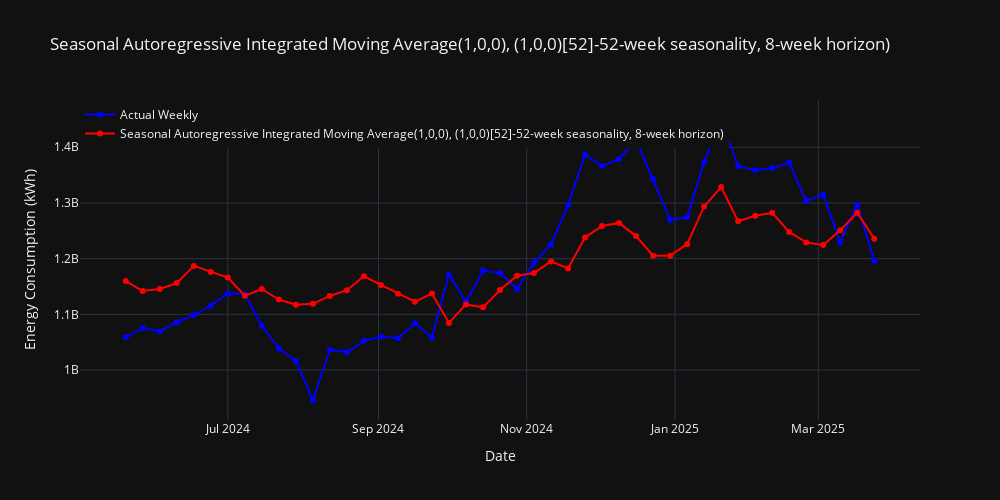

The cell this chart's notebook holds for it:
### Markdown cell above
8 week horizon

### Code cell
import pandas as pd
from darts import TimeSeries
from darts.models import ARIMA
from darts.metrics import mape
import plotly.graph_objects as go
import plotly.io as pio
import warnings

# Optional: suppress convergence warnings
warnings.filterwarnings("ignore")

# --- Load or define your data ---
# df = pd.read_csv("your_data.csv")
# time_index = pd.to_datetime(df["date"])
# energy_consumption_data = df["kwh"]

# Ensure consistent lengths
min_len = min(len(time_index), len(energy_consumption_data))
time_index = time_index[:min_len]
energy_consumption_data = energy_consumption_data[:min_len]

# --- Convert to Darts TimeSeries (WEEKLY) ---
series = TimeSeries.from_times_and_values(
    pd.DatetimeIndex(time_index),
    energy_consumption_data,
    fill_missing_dates=True,
)
#model = SARIMAX(energy_consumption_data, order=(2, 1, 0), seasonal_order=(1, 1, 1, 52))
# --- Fit ARIMA and Multi-Step Forecast (Horizon = 8 weeks) ---
model = ARIMA(1, 0, 0, seasonal_order=(1,0,0,52))  # ARIMA(1,0,1) with yearly seasonality
horizon = 8             # forecast 8 steps ahead
forecast = model.historical_forecasts(
    series=series,
    start=len(series) - 52,  # start 1 year before end
    forecast_horizon=horizon,
    stride=1,
    retrain=True,
    train_length=104,        # train on 2 years
    last_points_only=True    # return only the final forecast point
)

# --- Align actual values ---
actual = series.slice(forecast.start_time(), forecast.end_time())

# Convert to Pandas
actual_df = actual.pd_series().to_frame(name="Actual")
forecast_df = forecast.pd_series().to_frame(name="Forecast")

# --- Plot with Plotly ---
fig = go.Figure()

# Actual values
fig.add_trace(go.Scatter(
    x=actual_df.index,
    y=actual_df["Actual"],
    mode='lines+markers',
    name='Actual Weekly',
    line=dict(color='blue')
))

# Forecast values
fig.add_trace(go.Scatter(
    x=forecast_df.index,
    y=forecast_df["Forecast"],
    mode='lines+markers',
    name='Seasonal Autoregressive Integrated Moving Average(1,0,0), (1,0,0)[52]-52-week seasonality, 8-week horizon)',
    line=dict(color='red')
))

# Layout
fig.update_layout(
    title="Seasonal Autoregressive Integrated Moving Average(1,0,0), (1,0,0)[52]-52-week seasonality, 8-week horizon)",
    xaxis_title="Date",
    yaxis_title="Energy Consumption (kWh)",
    legend=dict(x=0, y=1),
    template="plotly_dark",
    width=1000,
    height=500
)

# Show plot
fig.show()

# --- Save JSON for Next.js ---
pio.write_json(
    fig,
    "/Users/omarabdesslem/Documents/Projects/Thesis-Website/public/SARIMA/SARIMA_data.json",
    pretty=True
)

# --- Evaluate and save MAPE ---
if len(actual) == len(forecast):
    mape_score = mape(actual, forecast)
    print(f"\u2705 MAPE (Weekly, 12-week Horizon): {mape_score:.2f}%")

    with open("/Users/omarabdesslem/Documents/Projects/Thesis-Website/public/SARIMA/sarima_mape.txt", "w") as f:
        f.write(f"{mape_score:.2f}")
else:
    print("\u26A0\ufe0f Forecast and actual series do not match in length.")

### Figure 1 — Plotly figure (JSON) as saved in the notebook; plotly's stock layout.template omitted (floating-point values rounded to 4 significant figures)
{"data": [{"line": {"color": "blue"}, "mode": "lines+markers", "name": "Actual Weekly", "type": "scatter", "x": ["2024-05-20T00:00:00", "2024-05-27T00:00:00", "2024-06-03T00:00:00", "2024-06-10T00:00:00", "2024-06-17T00:00:00", "2024-06-24T00:00:00", "2024-07-01T00:00:00", "2024-07-08T00:00:00", "2024-07-15T00:00:00", "2024-07-22T00:00:00", "2024-07-29T00:00:00", "2024-08-05T00:00:00", "2024-08-12T00:00:00", "2024-08-19T00:00:00", "2024-08-26T00:00:00", "2024-09-02T00:00:00", "2024-09-09T00:00:00", "2024-09-16T00:00:00", "2024-09-23T00:00:00", "2024-09-30T00:00:00", "2024-10-07T00:00:00", "2024-10-14T00:00:00", "2024-10-21T00:00:00", "2024-10-28T00:00:00", "2024-11-04T00:00:00", "2024-11-11T00:00:00", "2024-11-18T00:00:00", "2024-11-25T00:00:00", "2024-12-02T00:00:00", "2024-12-09T00:00:00", "2024-12-16T00:00:00", "2024-12-23T00:00:00", "2024-12-30T00:00:00", "2025-01-06T00:00:00", "2025-01-13T00:00:00", "2025-01-20T00:00:00", "2025-01-27T00:00:00", "2025-02-03T00:00:00", "2025-02-10T00:00:00", "2025-02-17T00:00:00", "2025-02-24T00:00:00", "2025-03-03T00:00:00", "2025-03-10T00:00:00", "2025-03-17T00:00:00", "2025-03-24T00:00:00"], "y": [1059000000.0, 1076000000.0, 1069000000.0, 1086000000.0, 1099000000.0, 1116000000.0, 1138000000.0, 1136000000.0, 1080000000.0, 1039000000.0, 1016000000.0, 945700000.0, 1036000000.0, 1032000000.0, 1052000000.0, 1060000000.0, 1057000000.0, 1084000000.0, 1058000000.0, 1172000000.0, 1122000000.0, 1179000000.0, 1174000000.0, 1145000000.0, 1193000000.0, 1225000000.0, 1296000000.0, 1387000000.0, 1366000000.0, 1379000000.0, 1413000000.0, 1342000000.0, 1270000000.0, 1275000000.0, 1374000000.0, 1449000000.0, 1366000000.0, 1359000000.0, 1362000000.0, 1372000000.0, 1304000000.0, 1315000000.0, 1229000000.0, 1297000000.0, 1196000000.0]}, {"line": {"color": "red"}, "mode": "lines+markers", "name": "Seasonal Autoregressive Integrated Moving Average(1,0,0), (1,0,0)[52]-52-week seasonality, 8-week horizon)", "type": "scatter", "x": ["2024-05-20T00:00:00", "2024-05-27T00:00:00", "2024-06-03T00:00:00", "2024-06-10T00:00:00", "2024-06-17T00:00:00", "2024-06-24T00:00:00", "2024-07-01T00:00:00", "2024-07-08T00:00:00", "2024-07-15T00:00:00", "2024-07-22T00:00:00", "2024-07-29T00:00:00", "2024-08-05T00:00:00", "2024-08-12T00:00:00", "2024-08-19T00:00:00", "2024-08-26T00:00:00", "2024-09-02T00:00:00", "2024-09-09T00:00:00", "2024-09-16T00:00:00", "2024-09-23T00:00:00", "2024-09-30T00:00:00", "2024-10-07T00:00:00", "2024-10-14T00:00:00", "2024-10-21T00:00:00", "2024-10-28T00:00:00", "2024-11-04T00:00:00", "2024-11-11T00:00:00", "2024-11-18T00:00:00", "2024-11-25T00:00:00", "2024-12-02T00:00:00", "2024-12-09T00:00:00", "2024-12-16T00:00:00", "2024-12-23T00:00:00", "2024-12-30T00:00:00", "2025-01-06T00:00:00", "2025-01-13T00:00:00", "2025-01-20T00:00:00", "2025-01-27T00:00:00", "2025-02-03T00:00:00", "2025-02-10T00:00:00", "2025-02-17T00:00:00", "2025-02-24T00:00:00", "2025-03-03T00:00:00", "2025-03-10T00:00:00", "2025-03-17T00:00:00", "2025-03-24T00:00:00"], "y": [1160000000.0, 1142000000.0, 1145000000.0, 1156000000.0, 1187000000.0, 1176000000.0, 1166000000.0, 1133000000.0, 1145000000.0, 1127000000.0, 1117000000.0, 1119000000.0, 1133000000.0, 1143000000.0, 1168000000.0, 1153000000.0, 1137000000.0, 1123000000.0, 1137000000.0, 1085000000.0, 1118000000.0, 1113000000.0, 1144000000.0, 1169000000.0, 1174000000.0, 1195000000.0, 1182000000.0, 1238000000.0, 1259000000.0, 1264000000.0, 1241000000.0, 1205000000.0, 1205000000.0, 1226000000.0, 1294000000.0, 1329000000.0, 1267000000.0, 1277000000.0, 1282000000.0, 1248000000.0, 1229000000.0, 1224000000.0, 1251000000.0, 1283000000.0, 1236000000.0]}], "layout": {"height": 500, "legend": {"x": 0, "y": 1}, "title": {"text": "Seasonal Autoregressive Integrated Moving Average(1,0,0), (1,0,0)[52]-52-week seasonality, 8-week horizon)"}, "width": 1000, "xaxis": {"title": {"text": "Date"}}, "yaxis": {"title": {"text": "Energy Consumption (kWh)"}}}}
